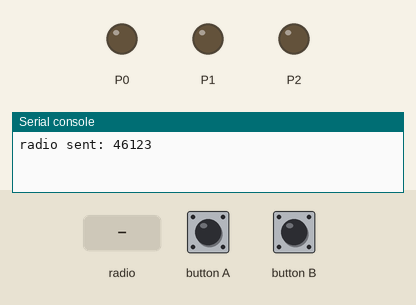
Simulated run of this program. Board: Calliope mini (MakeCode). On the bench: output pins drawn as LEDs (lit = HIGH), the last lines printed to the serial console. The inputs (shaded band) are chosen by the test bench. No radio messages arrive unless stated (any console line starting 'radio sent:' is added by the test bench).

Above: at 1.2 s.
1.3 s: button A pressed for 0.15 s
At 3.0 s:
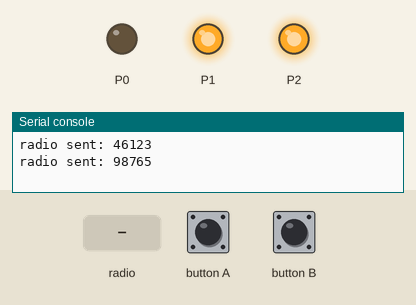
3.9 s: button B pressed for 0.15 s
At 6.2 s:
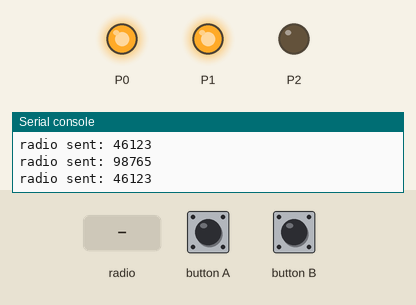
6.5 s: radio message "93847" arrives
At 7.3 s:
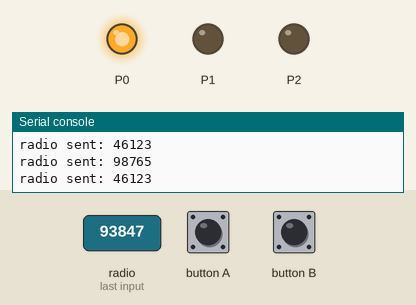
9.0 s: radio message "66453" arrives
At 9.8 s:
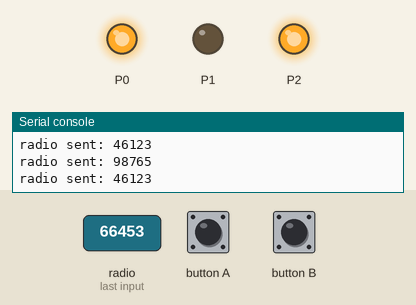
Timing chart, 0 to 12.0 s (numbered marks = the images above; inputs shaded):
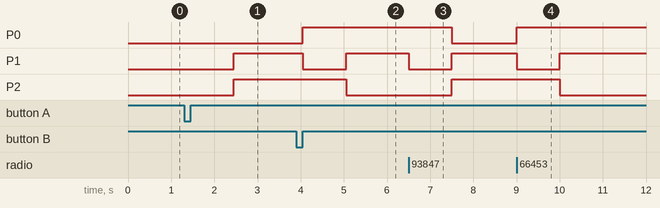

The program:

main.ts
```typescript
radio.onReceivedNumber(function (receivedNumber) {
    if (receivedNumber == 93847) {
        pins.digitalWritePin(DigitalPin.P2, 0)
        pins.digitalWritePin(DigitalPin.P1, 0)
        basic.pause(1000)
        radio.sendNumber(98765)
        pins.digitalWritePin(DigitalPin.P2, 1)
        pins.digitalWritePin(DigitalPin.P1, 1)
        pins.digitalWritePin(DigitalPin.P0, 0)
    } else {
        if (receivedNumber == 66453) {
            Ampel = 2
            radio.sendNumber(46123)
            pins.digitalWritePin(DigitalPin.P0, 1)
            pins.digitalWritePin(DigitalPin.P1, 0)
            basic.pause(1000)
            radio.sendNumber(46123)
            pins.digitalWritePin(DigitalPin.P1, 1)
            pins.digitalWritePin(DigitalPin.P2, 0)
        }
    }
})
input.onButtonPressed(Button.A, function () {
    if (Ampel == 2) {
        Ampel = 1
        radio.sendNumber(98765)
        pins.digitalWritePin(DigitalPin.P2, 0)
        pins.digitalWritePin(DigitalPin.P1, 0)
        basic.pause(1000)
        pins.digitalWritePin(DigitalPin.P2, 1)
        pins.digitalWritePin(DigitalPin.P1, 1)
        pins.digitalWritePin(DigitalPin.P0, 0)
    }
})
input.onButtonPressed(Button.B, function () {
    if (Ampel == 1) {
        radio.sendNumber(46123)
        Ampel = 2
        pins.digitalWritePin(DigitalPin.P0, 1)
        pins.digitalWritePin(DigitalPin.P1, 0)
        basic.pause(1000)
        pins.digitalWritePin(DigitalPin.P1, 1)
        pins.digitalWritePin(DigitalPin.P2, 0)
    }
})
let Ampel = 0
radio.setGroup(187)
radio.sendNumber(46123)
Ampel = 2
pins.digitalWritePin(DigitalPin.P2, 0)
```

test.ts
```typescript
// Hier kann man Tests durchführen; diese Datei wird nicht kompiliert, wenn dieses Paket als Erweiterung verwendet wird.
```

Measured:
- after the input at 1.3 s, P1, P2: LOW → HIGH after 1.2 s
- after the input at 3.9 s, P0: LOW → HIGH after 0.15 s; P1: HIGH → LOW after 0.15 s, → HIGH 1.0 s later; P2: HIGH → LOW after 1.2 s
- after the input at 6.5 s, P0: HIGH → LOW after 1.0 s; P1: HIGH → LOW at once, → HIGH 1.0 s later; P2: LOW → HIGH after 1.0 s
- after the input at 9.0 s, P0: LOW → HIGH at once; P1: HIGH → LOW at once, → HIGH 1.0 s later; P2: HIGH → LOW after 1.0 s
